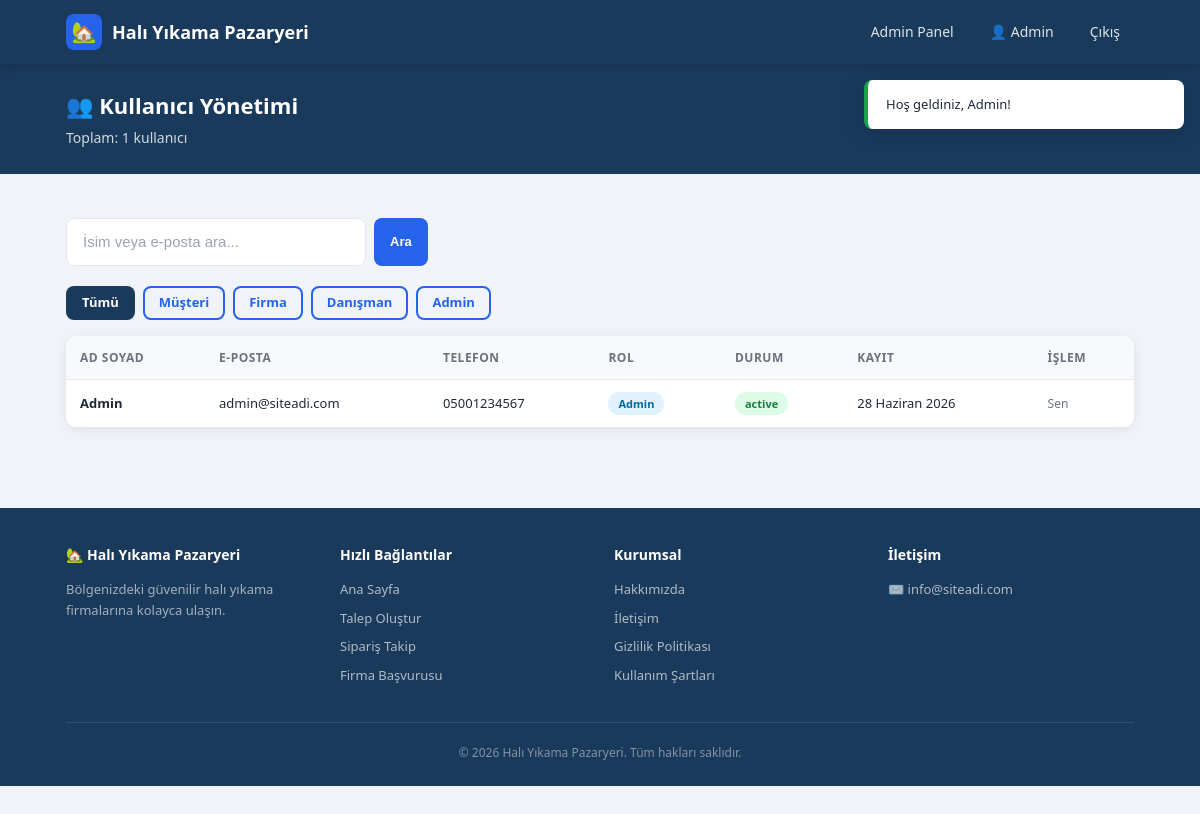
The page /admin/users.php (signed in) on the database its author committed.
### tables this page shows
CREATE TABLE IF NOT EXISTS `users` (
  `id`         INT UNSIGNED NOT NULL AUTO_INCREMENT,
  `name`       VARCHAR(150) NOT NULL,
  `email`      VARCHAR(200) NOT NULL UNIQUE,
  `phone`      VARCHAR(20) DEFAULT NULL,
  `password`   VARCHAR(255) NOT NULL,
  `role`       ENUM('customer','company','consultant','admin') NOT NULL DEFAULT 'customer',
  `status`     ENUM('active','inactive','banned') NOT NULL DEFAULT 'active',
  `created_at` DATETIME NOT NULL DEFAULT CURRENT_TIMESTAMP,
  `updated_at` DATETIME NOT NULL DEFAULT CURRENT_TIMESTAMP ON UPDATE CURRENT_TIMESTAMP,
  PRIMARY KEY (`id`),
  INDEX `idx_email` (`email`),
  INDEX `idx_role`  (`role`)
);

CREATE TABLE IF NOT EXISTS `settings` (
  `id`            INT UNSIGNED NOT NULL AUTO_INCREMENT,
  `setting_key`   VARCHAR(100) NOT NULL UNIQUE,
  `setting_value` TEXT DEFAULT NULL,
  PRIMARY KEY (`id`)
);

### includes/functions.php (called while the page is built, shortened)
<?php
function e(mixed $val): string
{
    return htmlspecialchars((string)$val, ENT_QUOTES | ENT_SUBSTITUTE, 'UTF-8');
}
function formatDateTR(?string $date): string
{
    $months = [
        1 => 'Ocak', 2 => 'Şubat', 3 => 'Mart', 4 => 'Nisan',
        5 => 'Mayıs', 6 => 'Haziran', 7 => 'Temmuz', 8 => 'Ağustos',
        9 => 'Eylül', 10 => 'Ekim', 11 => 'Kasım', 12 => 'Aralık',
    ];
    $ts = strtotime($date);
    return (int)date('d', $ts) . ' ' . $months[(int)date('n', $ts)] . ' ' . date('Y', $ts);
}
function getSetting(string $key, string $default = ''): string
{
    static $cache = [];
    if (isset($cache[$key])) return $cache[$key];
    try {
        $pdo  = getDB();
        $stmt = $pdo->prepare('SELECT setting_value FROM settings WHERE setting_key = ?');
        $stmt->execute([$key]);
        $val  = $stmt->fetchColumn();
        $cache[$key] = ($val !== false) ? $val : $default;
    } catch (\Exception $e) {
        $cache[$key] = $default;
    }
    return $cache[$key];
}

### includes/auth.php (called while the page is built, shortened)
<?php
function isLoggedIn(): bool
{
    return !empty($_SESSION['user_id']);
}
function currentUser(): ?array
{
    static $user = null;
    if ($user !== null) {
        return $user;
    }
    $pdo  = getDB();
    $stmt = $pdo->prepare('SELECT id, name, email, phone, role, status FROM users WHERE id = ?');
    $stmt->execute([$_SESSION['user_id']]);
    $user = $stmt->fetch() ?: null;
    return $user;
}
function requireRole(string ...$roles): void
{
    $user = currentUser();
}
function requireAdmin(): void
{
    requireRole('admin');
}

### admin/users.php (the view, shortened to what this page needs)
<?php
require_once dirname(__DIR__) . '/includes/functions.php';
require_once dirname(__DIR__) . '/includes/auth.php';
requireAdmin();
$pdo = getDB();
$roleFilter   = $_GET['role']   ?? '';
$search       = trim($_GET['q'] ?? '');
$page         = max(1, (int)($_GET['page'] ?? 1));
$per          = 20;
$where  = '1=1';
$params = [];
$countStmt = $pdo->prepare("SELECT COUNT(*) FROM users WHERE $where");
$countStmt->execute($params);
$total = (int)$countStmt->fetchColumn();
$pag   = paginate($total, $per, $page);
$stmt = $pdo->prepare("SELECT * FROM users WHERE $where ORDER BY created_at DESC LIMIT ? OFFSET ?");
$stmt->execute([...$params, $per, $pag['offset']]);
$users = $stmt->fetchAll();
include dirname(__DIR__) . '/includes/header.php';
?>
<div class="page-header">
  <div class="container">
    <h1>👥 Kullanıcı Yönetimi</h1>
    <p>Toplam: <?= number_format($total) ?> kullanıcı</p>
  </div>
</div>
<div class="page-content">
  <div class="container">
    <div style="display:flex;gap:10px;flex-wrap:wrap;margin-bottom:20px;align-items:center;">
      <form method="GET" style="display:flex;gap:8px;flex:1;min-width:200px;">
        <input type="text" name="q" class="form-control" placeholder="İsim veya e-posta ara..."
               value="<?= e($search) ?>" style="max-width:300px;">
        <button type="submit" class="btn btn-primary btn-sm">Ara</button>
      </form>
    </div>
    <div style="display:flex;gap:8px;flex-wrap:wrap;margin-bottom:16px;">
      <a href="?" class="btn btn-sm <?= !$roleFilter ? 'btn-dark' : 'btn-outline-primary' ?>">Tümü</a>
      <?php foreach (USER_ROLES as $k => $v): ?>
        <a href="?role=<?= $k ?>" class="btn btn-sm <?= $roleFilter===$k ? 'btn-dark' : 'btn-outline-primary' ?>">
          <?= e($v) ?>
        </a>
      <?php endforeach; ?>
    </div>
    <?php if (empty($users)): ?>
      <div class="empty-state"><div class="empty-icon">👥</div><h4>Kullanıcı bulunamadı</h4></div>
    <?php else: ?>
      <div class="card">
        <div class="card-body" style="padding:0;">
          <div class="table-wrap">
            <table class="data-table">
              <thead><tr><th>Ad Soyad</th><th>E-posta</th><th>Telefon</th><th>Rol</th><th>Durum</th><th>Kayıt</th><th>İşlem</th></tr></thead>
              <tbody>
                <?php foreach ($users as $u): ?>
                  <tr>
                    <td><strong><?= e($u['name']) ?></strong></td>
                    <td><?= e($u['email']) ?></td>
                    <td><?= e($u['phone'] ?? '-') ?></td>
                    <td><span class="badge badge-info"><?= USER_ROLES[$u['role']] ?? $u['role'] ?></span></td>
                    <td>
                      <span class="badge badge-<?= match($u['status']) {'active'=>'success','banned'=>'danger',default=>'warning'} ?>">
                        <?= e($u['status']) ?>
                      </span>
                    </td>
                    <td><?= formatDateTR($u['created_at']) ?></td>
                    <td>
                      <?php if ($u['id'] !== (int)$_SESSION['user_id']): ?>
                        <form method="POST" style="display:inline;">
                          <?= csrfInput() ?>
                          <input type="hidden" name="user_id" value="<?= (int)$u['id'] ?>">
                          <select name="status" class="form-control" style="display:inline;width:auto;font-size:12px;padding:4px 8px;">
                            <option value="active" <?= $u['status']==='active' ? 'selected' : '' ?>>Aktif</option>
                            <option value="inactive" <?= $u['status']==='inactive' ? 'selected' : '' ?>>Pasif</option>
                            <option value="banned" <?= $u['status']==='banned' ? 'selected' : '' ?>>Yasaklı</option>
                          </select>
                          <button type="submit" name="update_user" class="btn btn-sm btn-primary">💾</button>
                        </form>
                      <?php else: ?>
                        <span style="font-size:12px;color:var(--text-muted);">Sen</span>
                      <?php endif; ?>
                    </td>
                  </tr>
                <?php endforeach; ?>
              </tbody>
            </table>
          </div>
        </div>
      </div>
    <?php endif; ?>
  </div>
</div>
<?php include dirname(__DIR__) . '/includes/footer.php'; ?>

### includes/header.php (shortened to what this page needs)
<?php
$siteName  = 'Halı Yıkama Pazaryeri';
try { $siteName = getSetting('site_name', 'Halı Yıkama Pazaryeri'); } catch (\Throwable $e) {}
$user      = null;
try { $user = currentUser(); } catch (\Throwable $e) {}
$role      = $user['role'] ?? null;
?>
<!DOCTYPE html>
<html lang="tr">
<head>
  <link rel="stylesheet" href="<?= APP_URL ?>/assets/css/style.css">
</head>
<body>
<?php if (!empty($_SESSION['flash'])): ?>
<div class="flash-messages" id="flashMessages">
  <?php foreach ($_SESSION['flash'] as $msg): ?>
    <div class="toast <?= e($msg['type']) ?>"><?= e($msg['text']) ?></div>
  <?php endforeach; ?>
</div>
<?php endif; ?>
<header class="navbar" id="mainNav">
  <div class="container">
    <a href="<?= APP_URL ?>/" class="navbar-brand">
      <div class="brand-icon">🏡</div>
      <span><?= e($siteName) ?></span>
    </a>
    <nav class="navbar-links" aria-label="Ana menü">
      <?php if (!$user): ?>
        <a href="<?= APP_URL ?>/index.php">Ana Sayfa</a>
        <a href="<?= APP_URL ?>/track.php">Sipariş Takip</a>
        <a href="<?= APP_URL ?>/company-register.php">Firma Başvurusu</a>
        <a href="<?= APP_URL ?>/login.php" class="btn-nav">Giriş Yap</a>
        <a href="<?= APP_URL ?>/register.php" class="btn-nav" style="background:var(--success)">Kayıt Ol</a>
      <?php elseif ($role === 'consultant'): ?>
        <a href="<?= APP_URL ?>/consultant-panel.php">Panel</a>
        <a href="<?= APP_URL ?>/profile.php">👤 <?= e($user['name']) ?></a>
        <a href="<?= APP_URL ?>/logout.php">Çıkış</a>
      <?php elseif ($role === 'admin'): ?>
        <a href="<?= APP_URL ?>/admin/">Admin Panel</a>
        <a href="<?= APP_URL ?>/profile.php">👤 <?= e($user['name']) ?></a>
        <a href="<?= APP_URL ?>/logout.php">Çıkış</a>
      <?php endif; ?>
    </nav>
  </div>
</header>
<main id="mainContent">

### includes/footer.php (shortened to what this page needs)
<?php
$siteName = 'Halı Yıkama Pazaryeri';
try { $siteName = getSetting('site_name', 'Halı Yıkama Pazaryeri'); } catch (\Throwable $e) {}
?>
</main>
<footer class="site-footer">
  <div class="container">
    <div class="footer-grid">
      <div class="footer-col">
        <h4>🏡 <?= e($siteName) ?></h4>
        <p style="font-size:13px;line-height:1.6;color:rgba(255,255,255,.6);">
          Bölgenizdeki güvenilir halı yıkama firmalarına kolayca ulaşın.
        </p>
      </div>
      <div class="footer-col">
        <h4>Hızlı Bağlantılar</h4>
        <a href="<?= APP_URL ?>/">Ana Sayfa</a>
        <a href="<?= APP_URL ?>/create-order.php">Talep Oluştur</a>
        <a href="<?= APP_URL ?>/track.php">Sipariş Takip</a>
        <a href="<?= APP_URL ?>/company-register.php">Firma Başvurusu</a>
      </div>
      <div class="footer-col">
        <h4>Kurumsal</h4>
        <a href="#">Hakkımızda</a>
        <a href="#">İletişim</a>
        <a href="#">Gizlilik Politikası</a>
        <a href="#">Kullanım Şartları</a>
      </div>
      <div class="footer-col">
        <h4>İletişim</h4>
        <?php
        $siteEmail = 'info@siteadi.com';
        try { $siteEmail = getSetting('site_email', 'info@siteadi.com'); } catch (\Throwable $e) {}
        ?>
        <a href="mailto:<?= e($siteEmail) ?>">✉️ <?= e($siteEmail) ?></a>
      </div>
    </div>
    <div class="footer-bottom">
      &copy; <?= date('Y') ?> <?= e($siteName) ?>. Tüm hakları saklıdır.
    </div>
  </div>
</footer>
</body>
</html>

### rows shown on the page
users: name "Admin", email "admin@siteadi.com", phone "05001234567", role "Admin", status "active", created_at "28 Haziran 2026", shows "Sen"
settings: setting_value "info@siteadi.com"

### other values the page prints
$msg['text'] "Hoş geldiniz, Admin!"
$siteName "Halı Yıkama Pazaryeri"
$total "1"
$v "Müşteri"
$v "Firma"
$v "Danışman"
$v "Admin"
